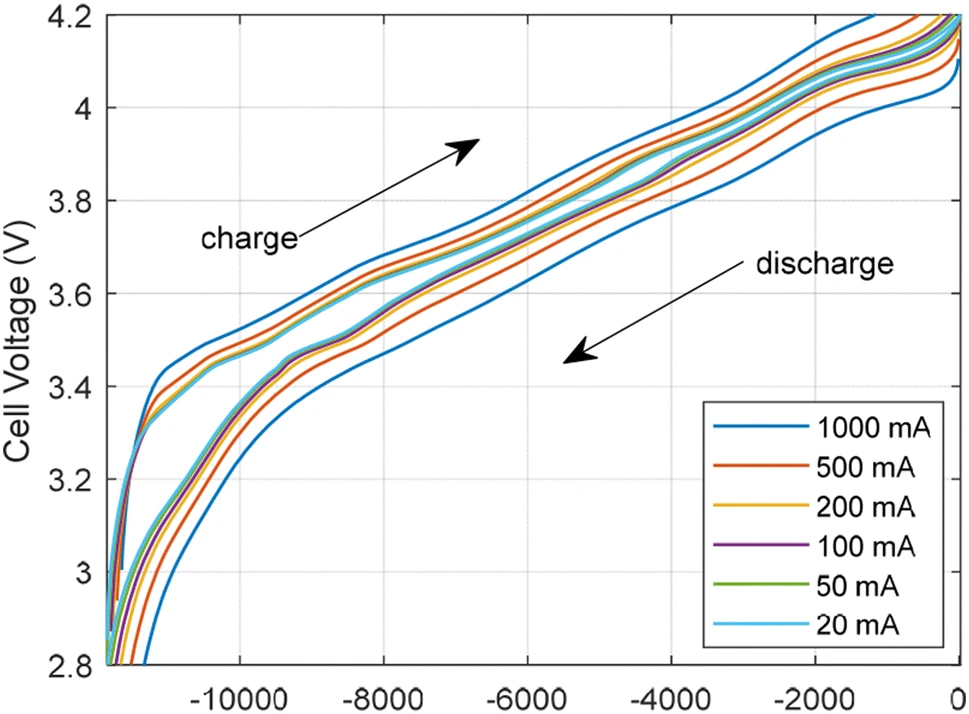
#> input picture imageAnalysis/42452_2020_2675_Fig2_HTML.webp, 969 x 714 px, found by its file name
$ python mapping.py
#> lines starting #> are read from the running program, lines starting #| are printed output that depends on the picture; after the words box and inside, x2 and y2 are one past the last pixel; in counts of white or black regions, pixels touching at a corner belong together
### imageAnalysis/pixelMappingAutomation.py
import cv2
import numpy as np
import matplotlib.pyplot as plt
import pytesseract
import re

# Load the image
# image_path = r"C:\Users\Alwin Soly\Desktop\li-ion\42452_2020_2675_Fig2_HTML.webp"
def find_pixel_ranges(image_path):
        image = cv2.imread(image_path)
        gray_image = cv2.cvtColor(image, cv2.COLOR_BGR2GRAY)

        # Applying edge detection
        edges = cv2.Canny(gray_image, 50, 150, apertureSize=3)

        # Detect lines using Hough Line Transform
        lines = cv2.HoughLinesP(edges, rho=1, theta=np.pi / 180, threshold=100, minLineLength=100, maxLineGap=10)

        # Function to find corners based on line endpoints
        def find_corners(lines):
            corners = []
            for line in lines:
                x1, y1, x2, y2 = line[0]
                # Filter lines based on slope and position within image boundaries
                if abs(y2 - y1) > 5 and abs(x2 - x1) > 5:
                    corners.extend([(x1, y1), (x2, y2)])
            return corners

        # Extracting corners from lines
        corners = find_corners(lines)

        # Converting corners to numpy array
        corners = np.array(corners)

        # Drawing the detected corners on the image
        for corner in corners:
            cv2.circle(image, tuple(corner), 10, (0, 0, 255), -1)

        # Shows the image with detected corners
        plt.figure(figsize=(10, 8))
        plt.imshow(cv2.cvtColor(image, cv2.COLOR_BGR2RGB))
        plt.title('Image with Detected Corners')
        plt.axis('off')
        plt.show()

        # Determining the pixel ranges for x and y axes
        x1 = np.min(corners[:, 0])
        x2 = np.max(corners[:, 0])
        y1 = np.min(corners[:, 1])
        y2 = np.max(corners[:, 1])

        print(f"Pixel X Range: ({x1}, {x2})")
        print(f"Pixel Y Range: ({y1}, {y2})")

        return (x1, x2), (y1, y2)

def extract_axis_range(image, axis):
    # Converting PIL image to NumPy array
    image_np = np.array(image)

    # Croping regions likely to contain axis labels
    height, width = image_np.shape[:2]
    if axis == 'x':
        crop_img = image_np[int(height * 0.9):height, :]  # Bottom part for x-axis
    elif axis == 'y':
        crop_img = image_np[:, 0:int(width * 0.1)]  # Left part for y-axis

    # Converting and applying adaptive thresholding
    gray_crop = cv2.cvtColor(crop_img, cv2.COLOR_BGR2GRAY)
    thresh_crop = cv2.adaptiveThreshold(gray_crop, 255, cv2.ADAPTIVE_THRESH_MEAN_C, cv2.THRESH_BINARY, 11, 2)

    # Using pytesseract to extract text
    custom_config = r'--oem 3 --psm 6 outputbase digits'
    text = pytesseract.image_to_string(thresh_crop, config=custom_config)

    # Finding all numbers in the text
    numbers = re.findall(r'-?\d+\.?\d*', text)
    if len(numbers) >= 2:
        numbers = sorted(map(float, numbers))
        return numbers[0], numbers[-1]
    else:
        return None


### imageAnalysis/mapping.py
import cv2
import numpy as np
import matplotlib.pyplot as plt
from PIL import Image
import pandas as pd
from pixelMappingAutomation import find_pixel_ranges, extract_axis_range

# Load the image
image_path = r"C:\Users\Alwin Soly\Desktop\li-ion\li-ion\imageAnalysis\42452_2020_2675_Fig2_HTML.webp"
image = Image.open(image_path)
#> image is the input picture: PIL image 969x714 RGB; mean R, G, B 240.1, 240.5, 239.6
image_np = np.array(image)

# Converting the original image to HSV (Hue, Saturation, Value) color space for color segmentation
hsv_image = cv2.cvtColor(image_np, cv2.COLOR_RGB2HSV)
#> hsv_image: shape (714, 969, 3); mean H, S, V 10.8, 9.9, 243.7

# Defining color ranges for each line color in HSV
color_ranges = {
    '1000 mA': ([100, 150, 0], [140, 255, 255]),  # Blue
    # '500 mA': ([10, 100, 100], [25, 255, 255]),   # Orange
    # '200 mA': ([25, 50, 70], [35, 255, 255]),     # Yellow
    # '100 mA': ([140, 50, 50], [160, 255, 255]),   # Purple
    # '50 mA': ([40, 40, 40], [70, 255, 255]),      # Green
    # '20 mA': ([20, 150, 150], [30, 255, 255])     # Light Orange (approximated)
}

# Creating masks for each color and extract pixel coordinates
line_coordinates = {}
for label, (lower, upper) in color_ranges.items():
    lower = np.array(lower, dtype="uint8")
    upper = np.array(upper, dtype="uint8")

    # Creating a mask for the color range
    mask = cv2.inRange(hsv_image, lower, upper)

    # Find contours (which should correspond to the lines)
    contours, _ = cv2.findContours(mask, cv2.RETR_EXTERNAL, cv2.CHAIN_APPROX_SIMPLE)

    # Extracting coordinates for the largest contour (assumed to be the relevant line)
    if contours:
        contour = max(contours, key=cv2.contourArea)
        line_coordinates[label] = contour
#> this loop made 1 pass
#> pass 1, `mask = cv2.inRange(hsv_image, lower, upper)`:
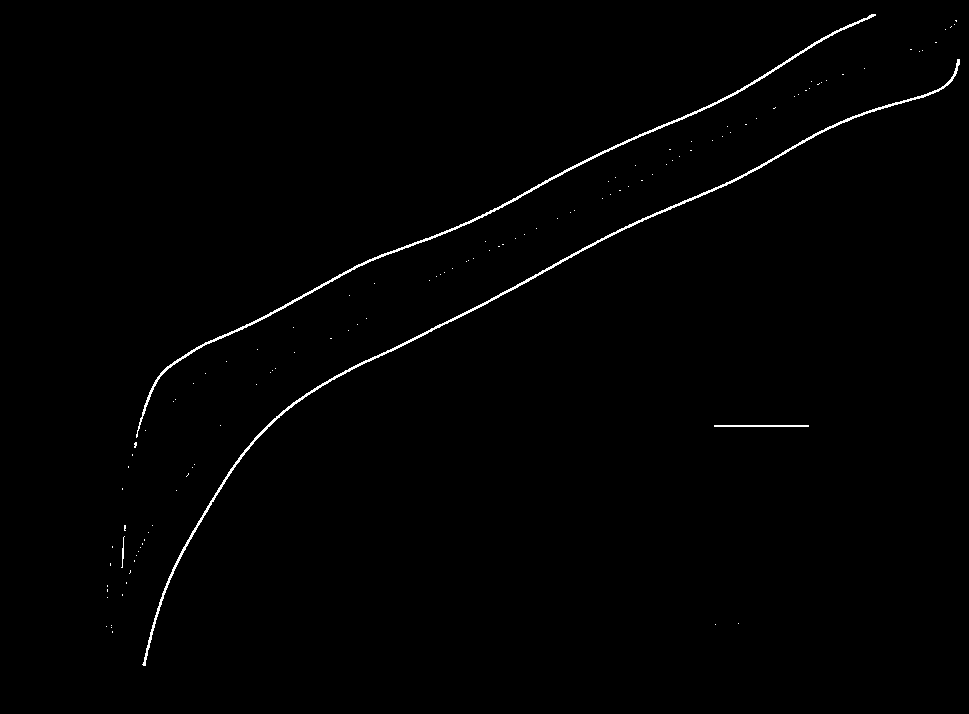
#> mask: shape (714, 969); 0.79% white in thin lines or dots, all inside (x1, y1, x2, y2) = (106, 14, 960, 666)
#> after the loop, line_coordinates = {'1000 mA': contour of 1437 points, box (x1, y1, x2, y2) (142, 59, 960, 666), area 1862}

# Draw the contours on the image for verification
output_image = image_np.copy()
for label, contour in line_coordinates.items():
    cv2.drawContours(output_image, [contour], -1, (0, 255, 0), 2)  # Draw contour in green
#> this loop made 1 pass
#> label on pass 1: '1000 mA'
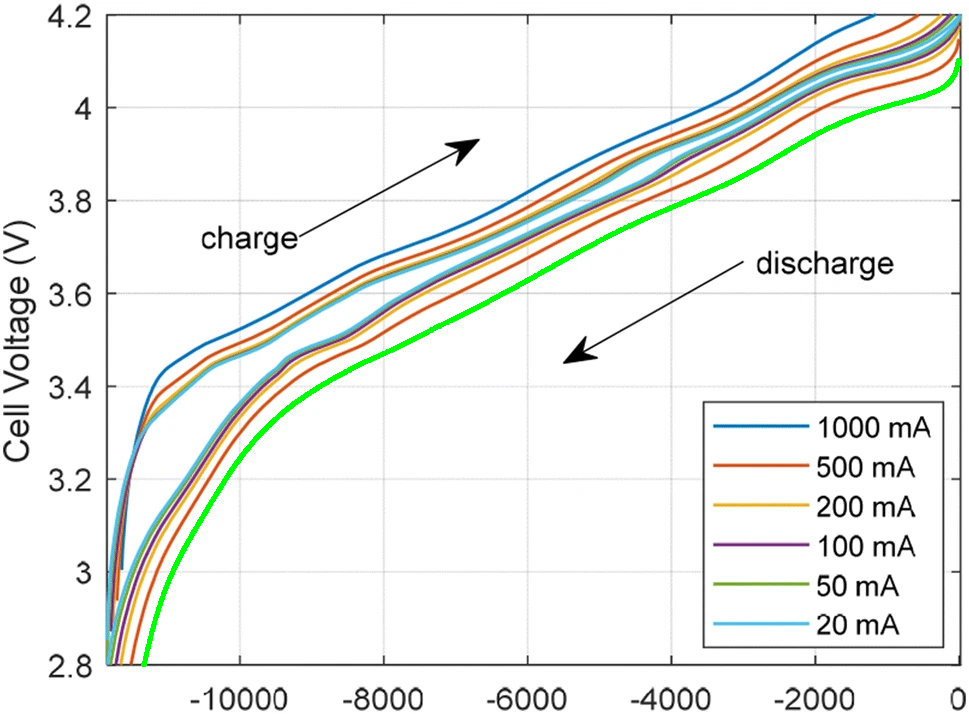
#> output_image: shape (714, 969, 3); 0.82% of pixels changed, all inside (x1, y1, x2, y2) = (141, 58, 961, 667)

# [6 lines of commented-out code are left out]

pixel_x_range, pixel_y_range = find_pixel_ranges(image_path)
#> in find_pixel_ranges, `gray_image = cv2.cvtColor(image, cv2.COLOR_BGR2GRAY)`:
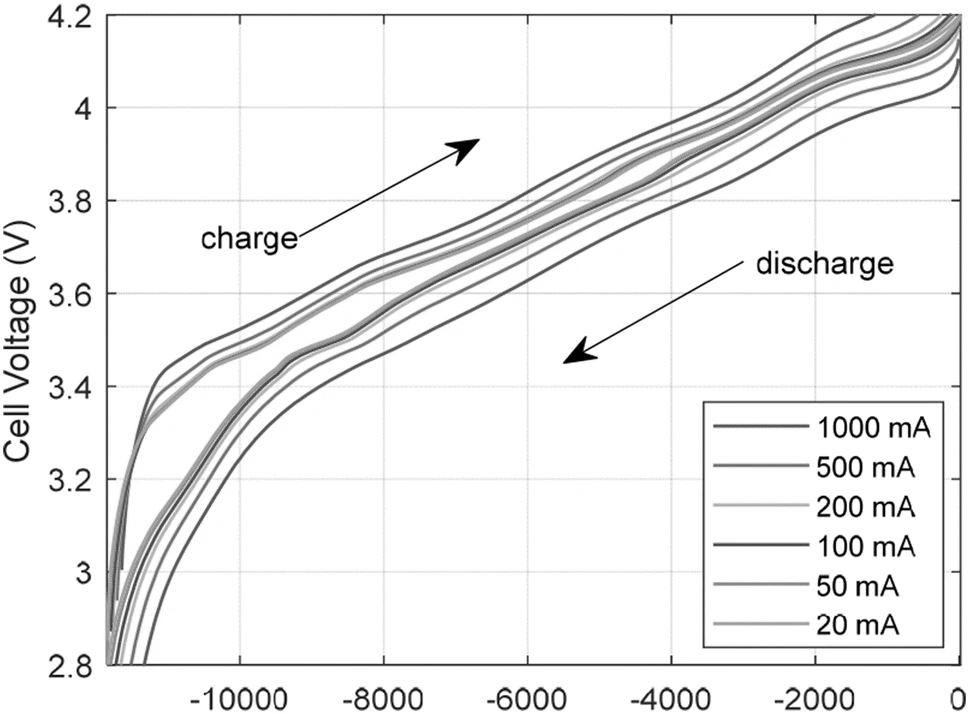
#> gray_image: shape (714, 969); min 0, max 255, mean 240.3
#> in find_pixel_ranges, `edges = cv2.Canny(gray_image, 50, 150, apertureSize=3)`:
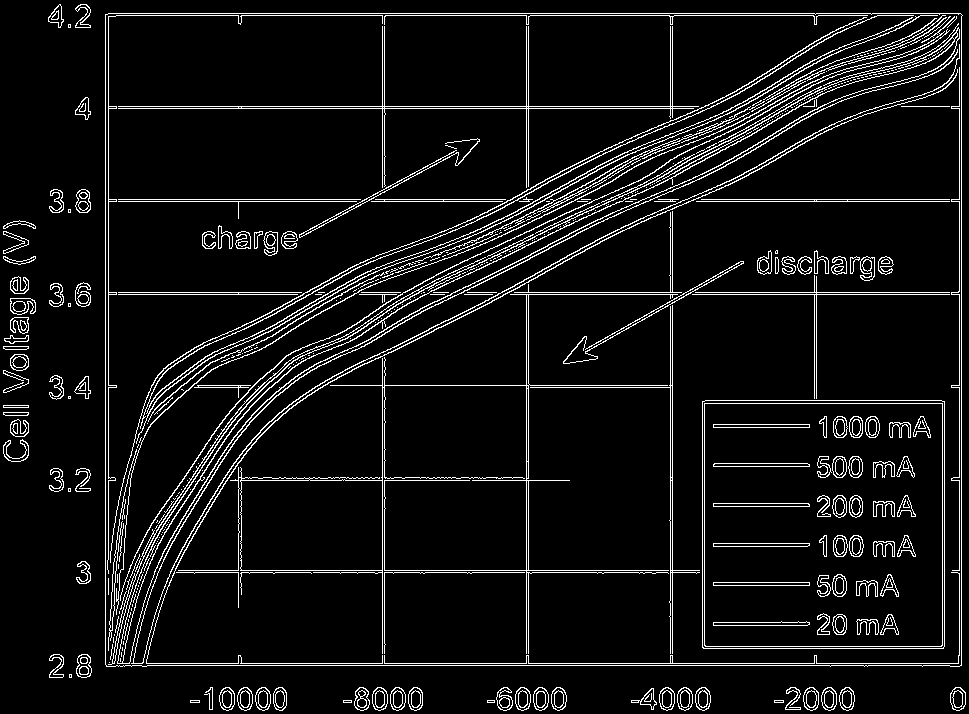
#> edges: shape (714, 969); 7.3% white in thin lines or dots
#> in find_pixel_ranges, `lines = cv2.HoughLinesP(edges, rho=1, theta=np.pi / 180, threshold=100..`: lines = 82 rows, first 6: [108, 13, 960, 13], [105, 15, 945, 15], [105, 663, 961, 663], [106, 665, 961, 665], [105, 292, 345, 292], [105, 199, 961, 199]
#> the loop in find_corners, `for line in lines:` made 82 passes
#> (x1, y1, x2, y2) on passes 1 to 12: (108, 13, 960, 13), (105, 15, 945, 15), (105, 663, 961, 663), (106, 665, 961, 665), (105, 292, 345, 292), (105, 199, 961, 199), (105, 201, 961, 201), (105, 108, 709, 108), (961, 664, 961, 14), (105, 294, 959, 294), (105, 106, 713, 106), (526, 662, 526, 278)
#> after the loop in find_corners, `for line in lines:`: corners = 70 pairs, first value 110 to 958, second value 21 to 617
#> the loop in find_pixel_ranges, `for corner in corners:` made 70 passes
#> corner on passes 1 to 12: [438, 304], [610, 217], [731, 97], [854, 21], [378, 358], [537, 277], [440, 287], [616, 202], [468, 286], [577, 229], [730, 94], [832, 31]
#> after the loop in find_pixel_ranges, `for corner in corners:`:
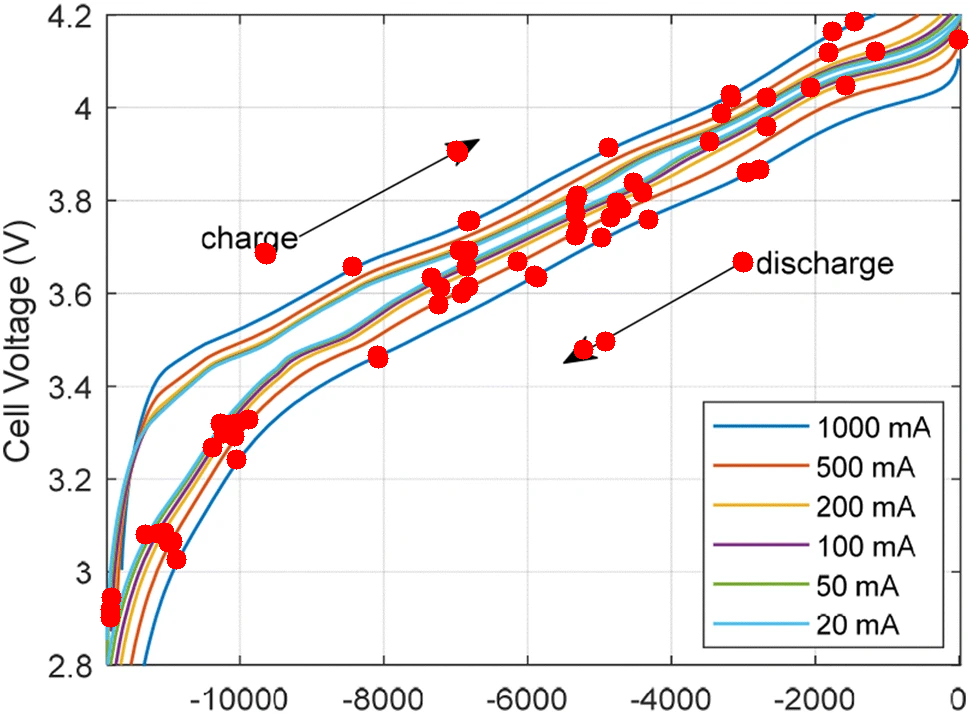
#> image: shape (714, 969, 3); mean B, G, R 234.6, 235.4, 241.4
#> in find_pixel_ranges, `x1 = np.min(corners[:, 0])`: x1 = 110
#> in find_pixel_ranges, `x2 = np.max(corners[:, 0])`: x2 = 958
#> in find_pixel_ranges, `y1 = np.min(corners[:, 1])`: y1 = 21
#> in find_pixel_ranges, `y2 = np.max(corners[:, 1])`: y2 = 617
#| Pixel X Range: (110, 958)
#| Pixel Y Range: (21, 617)
#> pixel_x_range = (110, 958); pixel_y_range = (21, 617)
    # Extract x and y axis ranges using OCR
x_range = extract_axis_range(image, 'x')
#> in extract_axis_range, `crop_img = image_np[int(height * 0.9):height, :]`:
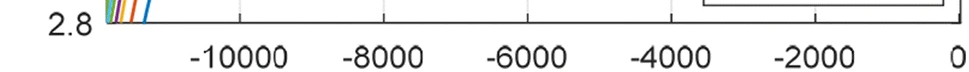
#> crop_img: shape (72, 969, 3); mean R, G, B 235.3, 235.4, 235.2
#> in extract_axis_range, `thresh_crop = cv2.adaptiveThreshold(gray_crop, 255, cv2.ADAPTIVE_THRES..`:
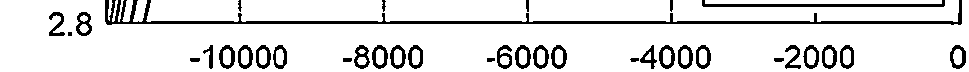
#> thresh_crop: shape (72, 969); 88% white; 36 black regions (1 under 20 px), largest, box (x1, y1, x2, y2) and area: (105, 0, 962, 25) 3114, (702, 0, 945, 7) 751, (76, 12, 92, 36) 196
#> (the run stopped early here; a loop or call above may not have finished)
